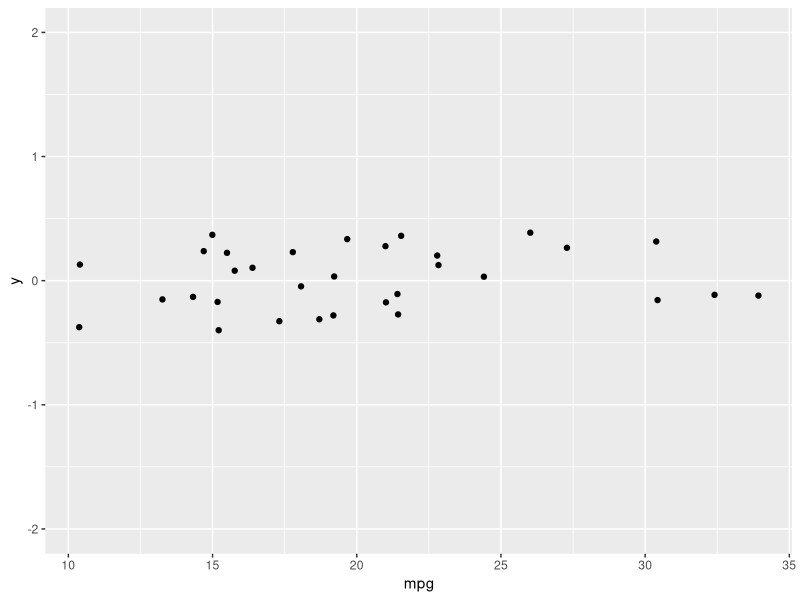

Recreate this plot in R.
# Introduction to Data Visualization with ggplot2 ----

## using attributes----

# Restart Environment ----
rm(list = ls())

# Load library ----
#install.packages("tidyverse")
library(tidyverse)
library(readr)
library(ggplot2)

# Code ----
# Plot 0 vs mpg
ggplot(mtcars, aes(mpg, 0))+
  geom_jitter() + # add position to jitter.

# Set the y-axis limits
  ylim(-2, 2) # Set limits ylim(lo, hi) or ylim(c(lo, hi))

                

  